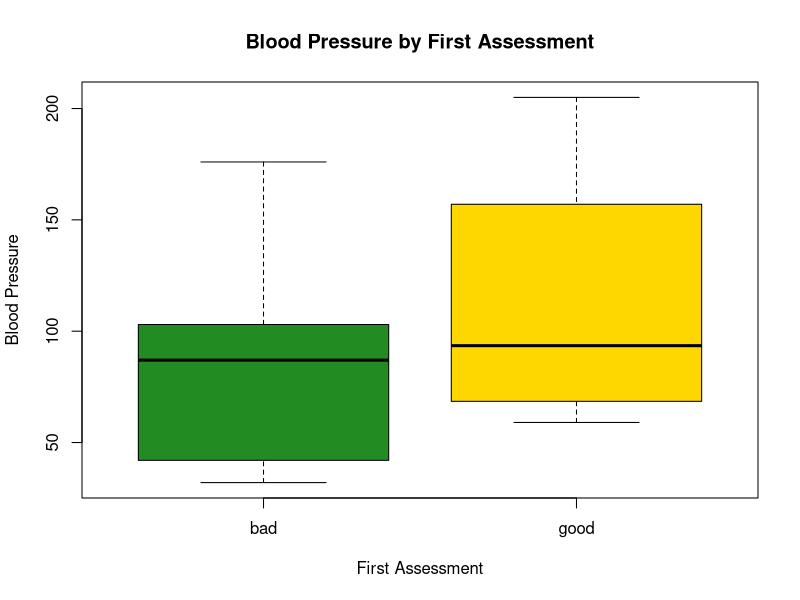
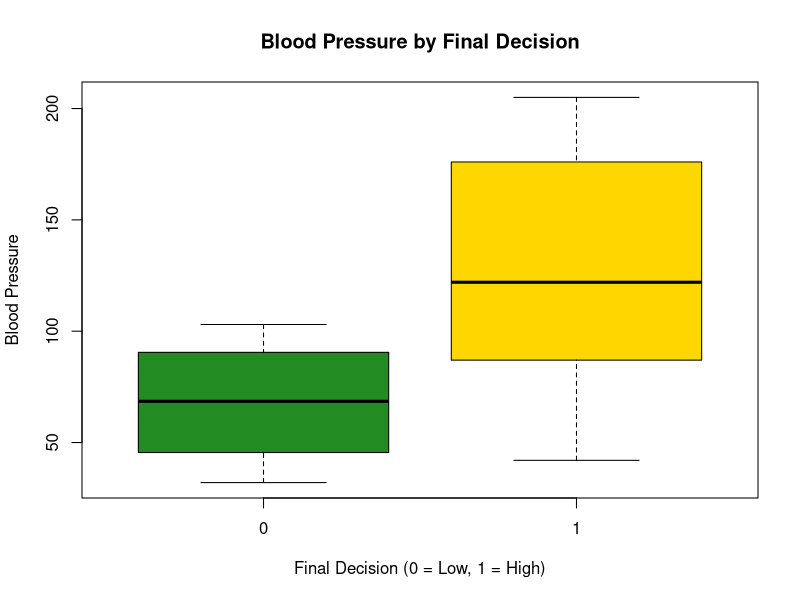
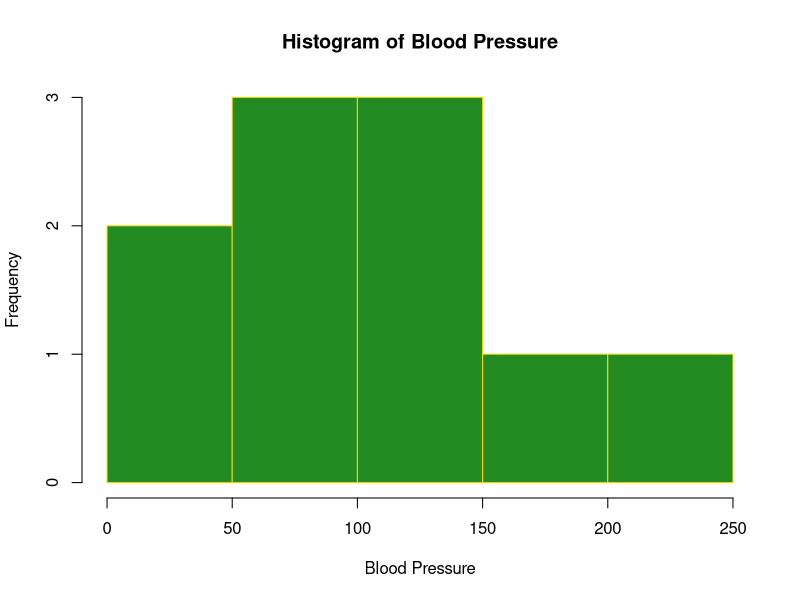
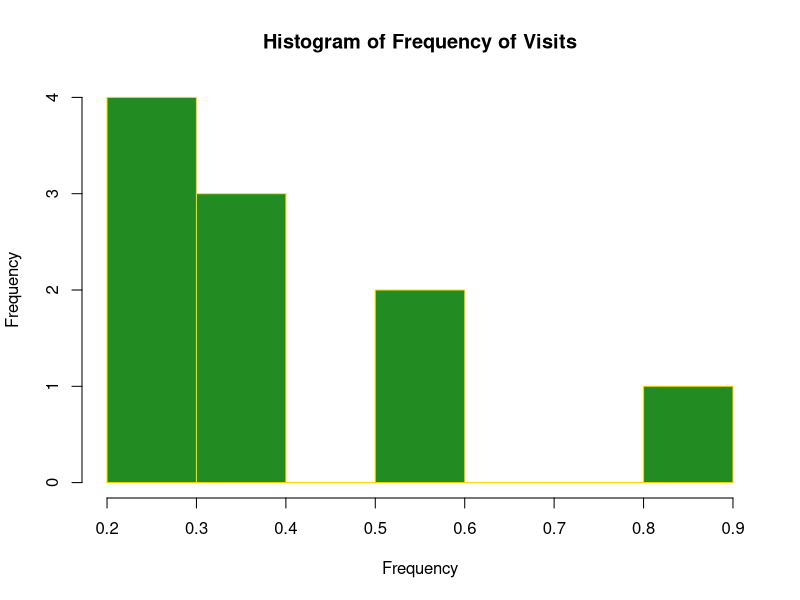

The R script that drew these images, in order:
library(ggplot2)

hospital_data <- data.frame(
  Freq = c(0.6, 0.3, 0.4, 0.4, 0.2, 0.6, 0.3, 0.4, 0.9, 0.2),
  bloodp = c(103, 87, 32, 42, 59, 109, 78, 205, 135, 176),
  first = factor(c("bad", "bad", "bad", "bad", "good", "good", "good", "good", NA, "bad")),
  second = factor(c("low", "high", "low", "high", "low", "high", "low", "high", "high", "high")),
  finaldecision = c(0, 1, 0, 1, 0, 1, 0, 1, 1, 1)
)


boxplot(bloodp ~ first, data = hospital_data,
        main="Blood Pressure by First Assessment",
        xlab="First Assessment", ylab="Blood Pressure",
        col=c("forestgreen", "gold"))


boxplot(bloodp ~ finaldecision, data = hospital_data,
        main="Blood Pressure by Final Decision",
        xlab="Final Decision (0 = Low, 1 = High)", ylab="Blood Pressure",
        col=c("forestgreen", "gold"))

hist(hospital_data$bloodp,
     main="Histogram of Blood Pressure",
     xlab="Blood Pressure", col="forestgreen", border="gold")

hist(hospital_data$Freq,
     main="Histogram of Frequency of Visits",
     xlab="Frequency", col="forestgreen", border="gold")
